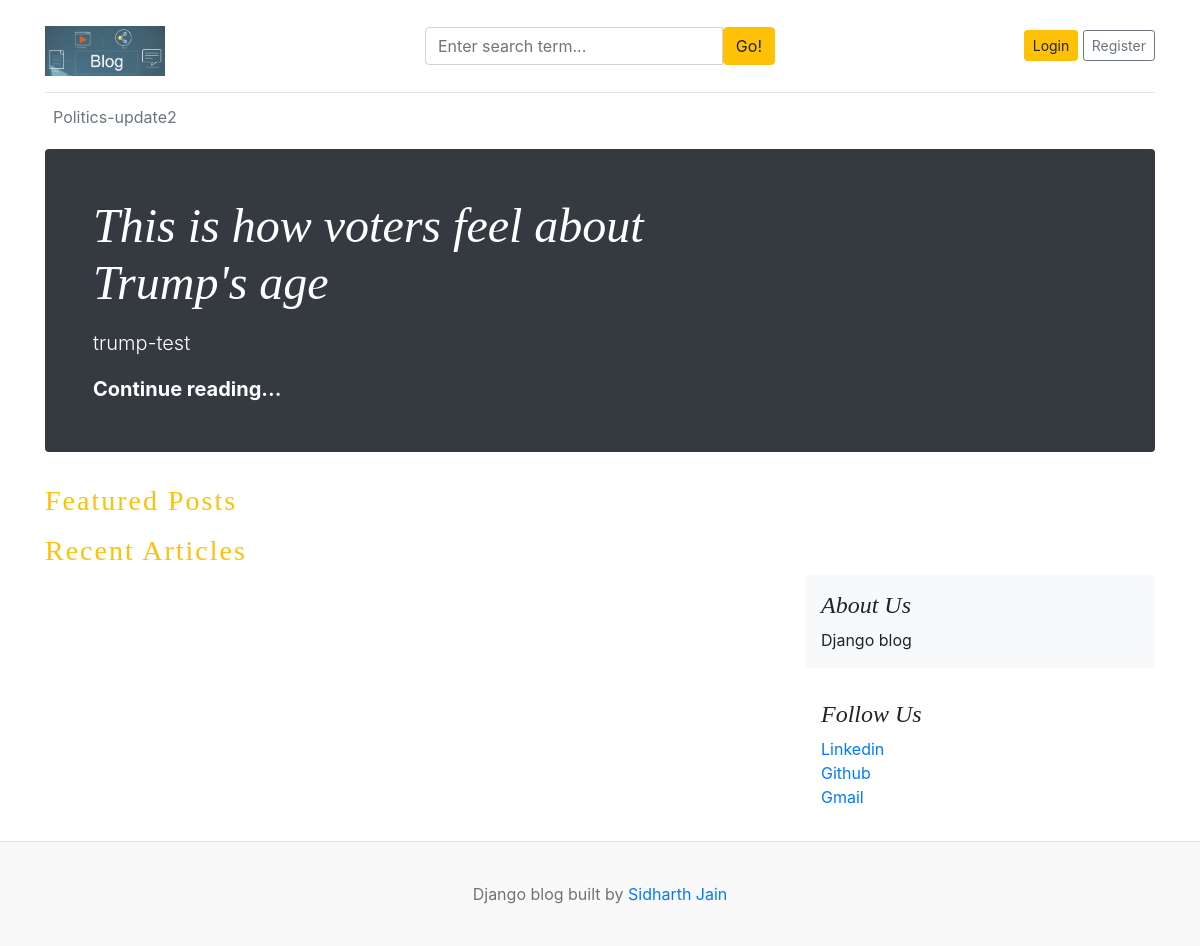
Before: / with the older database file.
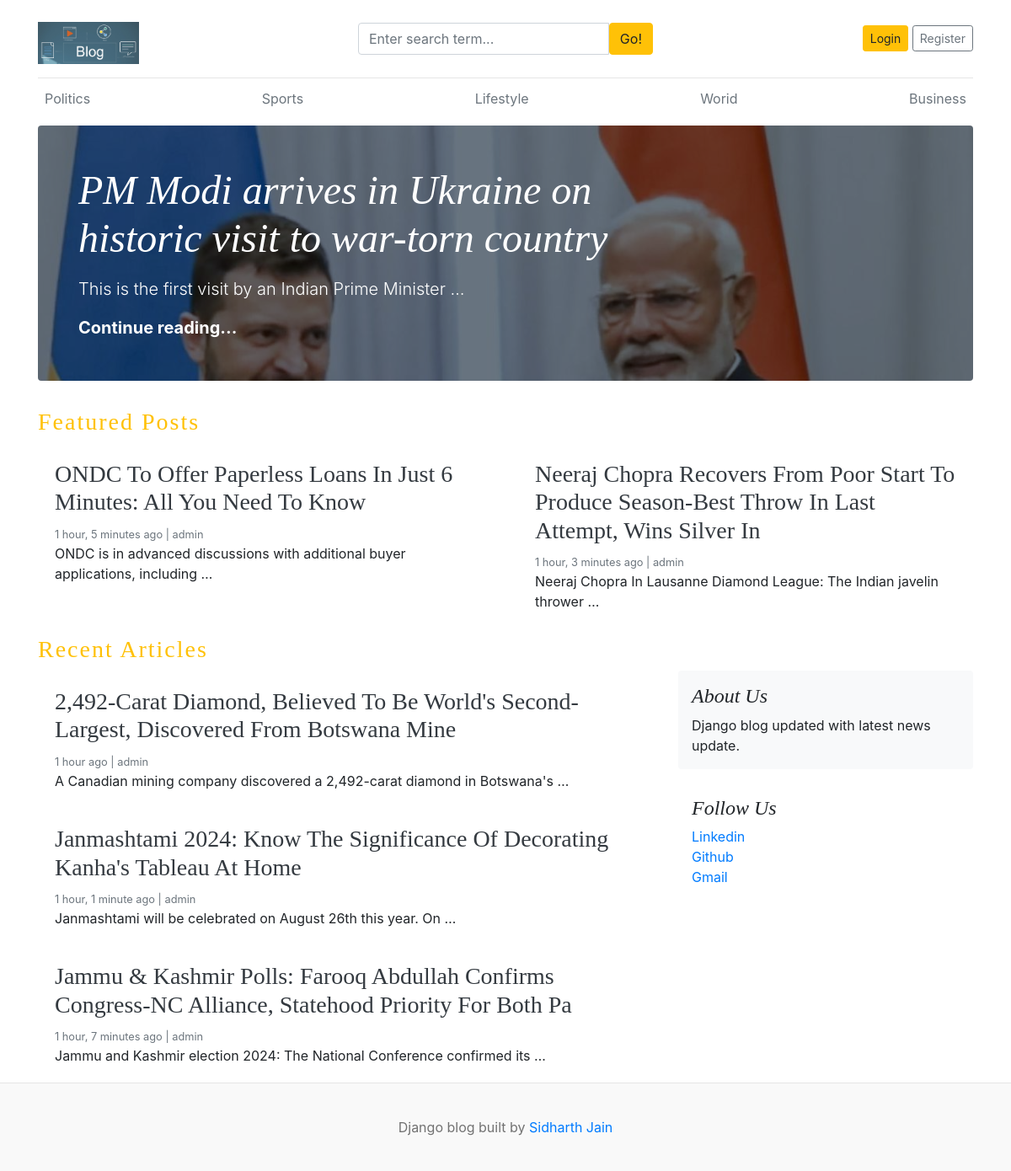
After: the same page with the newer database file.
### blog_app/models.py (models this page shows, shortened)
class Category(models.Model):
    category_name = models.CharField(max_length=50,unique=True) # unique = True - one category by one name only
    created_at = models.DateTimeField(auto_now_add=True)
    updated_at = models.DateTimeField(auto_now=True)
    class Meta:
        verbose_name_plural = 'categories'

class Blog(models.Model):
    title = models.CharField(max_length=100)
    slug = models.SlugField(max_length=150,unique=True,blank=True)
    category = models.ForeignKey(Category,on_delete=models.CASCADE)
    author = models.ForeignKey(User,on_delete=models.CASCADE)
    featured_image = models.ImageField(upload_to='uploads/%Y/%m/%d')
    short_description = models.TextField(max_length=500)
    blog_body = models.TextField(max_length=2000)
    status = models.CharField(max_length=20,choices=STATUS_CHOICES, default="Draft")
    is_featured = models.BooleanField(default=False)
    created_at = models.DateTimeField(auto_now_add=True)
    updated_at = models.DateTimeField(auto_now=True)

### assignments/models.py (models this page shows, shortened)
class About(models.Model):
    about_heading = models.CharField(max_length=20)
    description = models.TextField(max_length=500)
    created_at = models.DateTimeField(auto_now_add=True)
    updated_at = models.DateTimeField(auto_now=True)
    class Meta:
        verbose_name_plural = 'about'

### social_links/models.py (models this page shows, shortened)
class SocialLink(models.Model):
    platform = models.CharField(max_length=100)
    link = models.URLField(max_length=100)
    created_at = models.DateTimeField(auto_now_add=True)
    updated_at = models.DateTimeField(auto_now=True)

### blog_main/views.py (the view)
# urls.py: 2. Add a URL to urlpatterns:  path('', views.home, name='home')
def home(request):
    featured_posts = Blog.objects.filter(is_featured = True,status='Published')
    posts = Blog.objects.filter(is_featured=False, status='Published').order_by('-updated_at')
    try:
        about = About.objects.get()
    except:
        about = None
    context = {
        'featured_posts':featured_posts,
        'posts':posts,
        'about':about,
    }
    return render(request,'home.html',context)

### blog_app/context_processors.py (called while the page is built)
def get_categories(request):
    categories = Category.objects.all()
    return dict(categories = categories)

def get_social_links(request):
    social_links = SocialLink.objects.all()
    return dict(social_links=social_links)

### templates/home.html (shortened to what this page needs)
{% extends 'base.html' %}
{% load static %}
{% block content %}
{% for post in featured_posts %}
  {% if forloop.first %}
    <div class="jumbotron p-3 p-md-5 text-white rounded bg-dark" style="background-image: url( {{post.featured_image.url}} );background-blend-mode: overlay;background-size:cover;">
        <div class="col-md-8 px-0">
          <h1 class="display-4 font-italic">{{post.title}}</h1>
          <p class="lead my-3">{{post.short_description | truncatewords:10}}</p>
          <p class="lead mb-0"><a href="{% url 'blogs' post.slug %}" class="text-white font-weight-bold">Continue reading...</a></p>
        </div>
    </div>
  {% endif %}
{% endfor %}
<h3 class="test-uppercase text-warning" style="letter-spacing: 2px;">Featured Posts</h3>
<div class="row mb-2">
  {% for post in featured_posts %}
    {% if not forloop.first %}
      <div class="col-md-6">
        <div class="card border-0" >
          <div class="card-body">
            <h3><a href="{% url 'blogs' post.slug %}" class="text-dark">{{post.title}}</a></h3>
            <small class="mb-1 text-muted">{{post.created_at | timesince}} ago | {{post.author}}</small>
            <p class="card-text">{{post.short_description | truncatewords:10 }}</p>
          </div>
        </div>
      </div>
    {% endif %}
  {% endfor %}
</div>
<h3 class="test-uppercase text-warning" style="letter-spacing: 2px;">Recent Articles</h3>
  <main role="main" class="container p-0">
    <div class="row">
      <div class="col-md-8 blog-main">
        {%for post in posts %}
          <div class="card border-0" >
            <div class="card-body">
              <h3><a href="{% url 'blogs' post.slug %}" class="text-dark">{{post.title}}</a></h3>
              <small class="mb-1 text-muted">{{post.created_at | timesince}} ago | {{post.author}}</small>
              <p class="card-text">{{post.short_description | truncatewords:10}}</p>
            </div>
          </div>
          {% endfor %}
      </div>
      <aside class="col-md-4 blog-sidebar">
        <div class="p-3 mb-3 bg-light rounded">
          <h4 class="font-italic">{{about.about_heading}}</h4>
          <p class="mb-0">{{about.description}}</p>
        </div>
        {% if social_links %}
        <div class="p-3">
          <h4 class="font-italic">Follow Us</h4>
          <ol class="list-unstyled">
            {% for i in social_links %}
            <li><a href="{{i.link}}" target="_blank">{{i.platform}}</a></li>
            {% endfor %}
            <li><a href="mailto:“sidharthjainp9@gmail.com" target="_blank">Gmail</a></li>
            </ol>
        </div>
        {% endif %}
      </aside>
    </div>
  </main>
</div>
{% endblock %}

### templates/base.html (shortened to what this page needs)
{% load static %}
<!DOCTYPE html>
<html lang="en">
<head>
    <link href="https://getbootstrap.com/docs/4.0/dist/css/bootstrap.min.css" rel="stylesheet">
    <link href="{% static 'css/blog.css'%}" rel="stylesheet">
    <link rel="stylesheet" href="https://cdnjs.cloudflare.com/ajax/libs/font-awesome/4.7.0/css/font-awesome.min.css">
</head>
<body>
    <div class="container">
        <header class="blog-header py-3">
            <div class="row flex-nowrap justify-content-between align-items-center">
            <div class="col-4 pt-1">
                <a class="blog-header-logo text-dark" href="/"><img src="{% static 'images/blog.jpg' %}" style="height:50px; width:120px;" alt="blog_logo_image" srcset=""></a>
            </div>
            <div class="col-4">
                <form action="{% url 'search' %}" method="GET">
                    <div class="input-group">
                        <input class="form-control" type="text" name="keyword" value="{{keyword}}" placeholder="Enter search term..." aria-label="Enter search term..." aria-describedby="button-search" />
                        <button class="btn btn-warning" id="button-search" type="submit">Go!</button>
                    </div>
                </form>
            </div>
            <div class="col-4 d-flex justify-content-end align-items-center">
                {% if not user.is_authenticated %}
                <a class="btn btn-sm btn-warning" href="{% url 'login' %}">Login</a> &nbsp;
                <a class="btn btn-sm btn-outline-secondary" href="{% url 'register' %}">Register</a>
                {% else %}
                <span><a href="{% url 'dashboard' %}">Dashboard</a></span>
                &emsp;
                <span><a href="{% url 'logout' %}">Logout</a></span>
                {% endif %}
            </div>
            </div>
        </header>
    <div class="nav-scroller py-1 mb-2">
        <nav class="nav d-flex justify-content-between">
        {% for cat in categories %}
            <a class="p-2 text-muted" href="{% url 'posts_by_category' cat.pk %}">{{cat.category_name}}</a>
        {% endfor %}
        </nav>
    </div>
{% block content %}
{% endblock %}
    <footer class="blog-footer">
        <p>Django blog built by <a href="#">Sidharth Jain</a></p>
    </footer>
    </body>
</html>

### blog_main/static/css/blog.css (style rules this page uses)
.blog-header { border-bottom: 1px solid #e5e5e5; }
.blog-header-logo { font-family: "Playfair Display", Georgia, "Times New Roman", serif; font-size: 2.25rem; }
h1, h2, h3, h4, h5, h6 { font-family: "Playfair Display", Georgia, "Times New Roman", serif; }
.display-4 { font-size: 2.5rem; }
@media (min-width: 768px) { .display-4 { font-size: 3rem; } }
.blog-footer { padding: 2.5rem 0; color: #727272; text-align: center; background-color: #f9f9f9; border-top: .05rem solid #e5e5e5; }
.blog-footer p:last-child { margin-bottom: 0; }

Changed rows visible on the page:
removed Blog: title "This is how voters feel about Trump's age", short_description "trump-test"
changed Category: category_name "Politics-update2" → "Politics"
added Category: category_name "Sports"
added Category: category_name "Lifestyle"
added Category: category_name "Worid"
added Category: category_name "Business"
added Blog: featured_image (picture), title "PM Modi arrives in Ukraine on historic visit to war-torn country", short_description "This is the first visit by an Indian Prime Minister …"
added Blog: title "ONDC To Offer Paperless Loans In Just 6 Minutes: All You Need To Know", created_at "1 hour, 5 minutes", author "admin", short_description "ONDC is in advanced discussions with additional buyer applications, including …", shown under "Featured Posts"
added Blog: title "Neeraj Chopra Recovers From Poor Start To Produce Season-Best Throw In Last Attempt, Wins Silver In", created_at "1 hour, 3 minutes", author "admin", short_description "Neeraj Chopra In Lausanne Diamond League: The Indian javelin thrower …", shown under "Featured Posts"
added Blog: title "2,492-Carat Diamond, Believed To Be World's Second-Largest, Discovered From Botswana Mine", created_at "1 hour", author "admin", short_description "A Canadian mining company discovered a 2,492-carat diamond in Botswana's …", shown under "Recent Articles"
added Blog: title "Janmashtami 2024: Know The Significance Of Decorating Kanha's Tableau At Home", created_at "1 hour, 1 minute", author "admin", short_description "Janmashtami will be celebrated on August 26th this year. On …", shown under "Recent Articles"
added Blog: title "Jammu & Kashmir Polls: Farooq Abdullah Confirms Congress-NC Alliance, Statehood Priority For Both Pa", created_at "1 hour, 7 minutes", author "admin", short_description "Jammu and Kashmir election 2024: The National Conference confirmed its …", shown under "Recent Articles"
changed About "About Us": description "Django blog" → "Django blog updated with latest news update."
